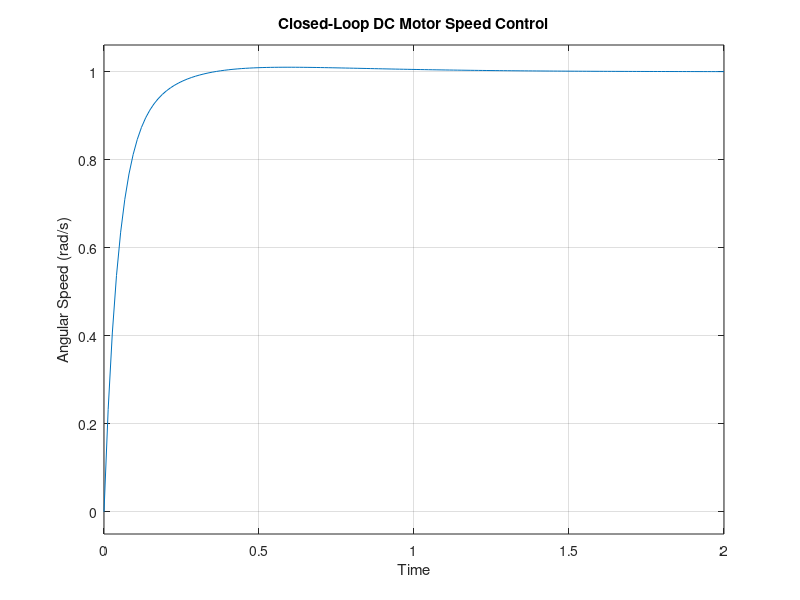
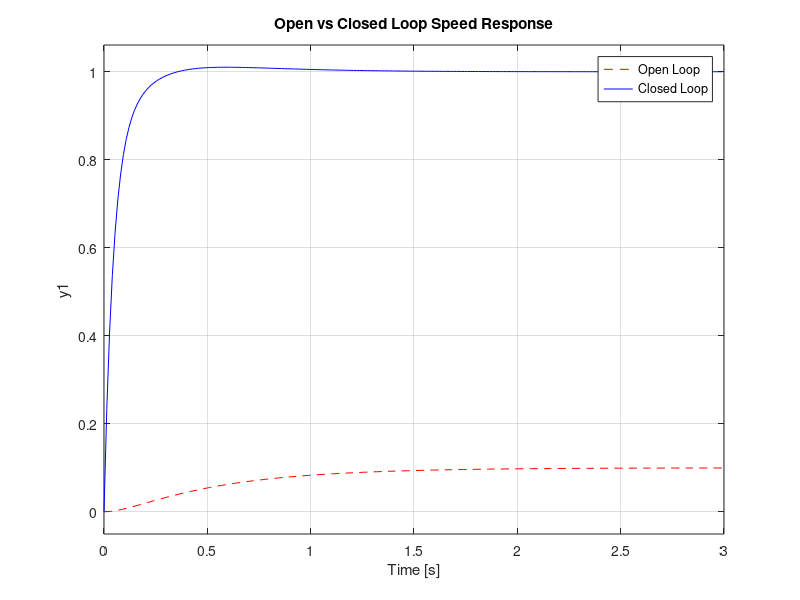

These figures' MATLAB source, in order:
J = 0.01;
b = 0.1;
K = 0.01;
R = 1;
L = 0.5;

s = tf('s');

P_motor = K / ((J*s + b)*(L*s + R) + K^2);

% PID controller (initial values)
Kp = 100;
Ki = 200;
Kd = 10;

C = pid(Kp, Ki, Kd);

% Closed-loop system
T = feedback(C * P_motor, 1);

% Step response
step(T)
grid on
title('Closed-Loop DC Motor Speed Control')
xlabel('Time')
ylabel('Angular Speed (rad/s)')
figure
step(P_motor, 'r--', T, 'b')
grid on
legend('Open Loop','Closed Loop')
title('Open vs Closed Loop Speed Response')